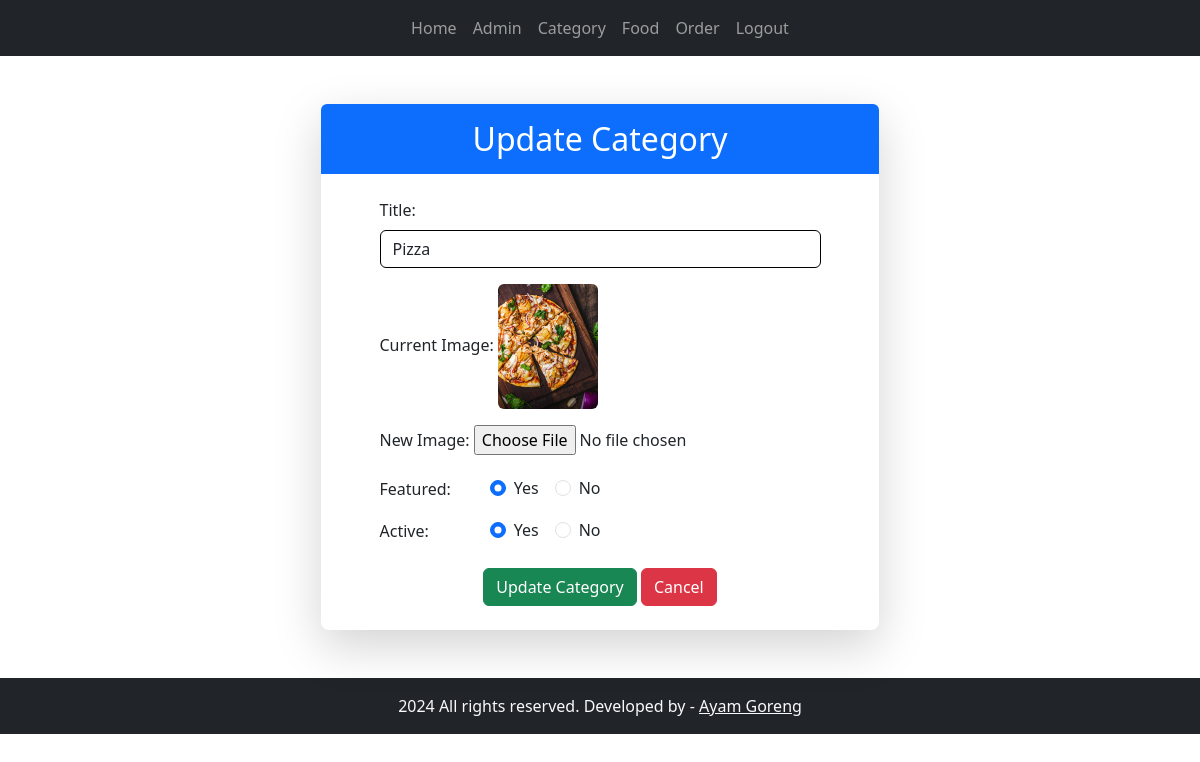
The page /admin/update-category.php?id=21 (signed in) on the database its author committed.
### tables this page shows
CREATE TABLE `tbl_category` (
  `id` int(10) UNSIGNED NOT NULL,
  `title` varchar(100) NOT NULL,
  `image_name` varchar(255) NOT NULL,
  `featured` varchar(10) NOT NULL,
  `active` varchar(10) NOT NULL
);

### admin/update-category.php (the view, shortened to what this page needs)
<?php include "./partials/menu.php" ?>
<main class="bg-secondary-emphasis d-flex justify-content-center align-items-center">
  <div class="container row py-5">
    <div class="pb-4 col-12 col-sm-10 col-lg-8 col-xl-6 mx-auto rounded-3 shadow-lg px-0">
      <h2 class="text-center mb-4 py-3 bg-primary text-white rounded-top">Update Category</h1>
        <?php
        if (isset($_GET['id'])) {
          $id = $_GET['id'];
          $sql = "SELECT * FROM tbl_category WHERE id = $id";
          $res = mysqli_query($conn, $sql);
          $count = mysqli_num_rows($res);
          if ($count == 1) {
            $row = mysqli_fetch_assoc($res);
            $title = $row['title'];
            $current_image = $row['image_name'];
            $featured = $row['featured'];
            $active = $row['active'];
          } else {
            $_SESSION['no-category-found'] = "<div class='alert text-center fs-5 mt-4 alert-danger'>Category not found!</div>";
            header("location:" . SITEURL . "admin/manage-category.php");
          }
        } else {
          header("location:" . SITEURL . "admin/manage-category.php");
        }
        ?>
        <form action="" method="post" enctype="multipart/form-data">
          <div class="container">
            <div class="row justify-content-center mb-3">
              <div class="col-12 col-md-10">
                <div class="form-group">
                  <label for="title" class="mb-2">Title:</label>
                  <input type="text" class="form-control border border-black" id=" title" name="title" value="<?php echo $title ?>">
                </div>
              </div>
            </div>
            <div class="row justify-content-center mb-3">
              <div class="col-12 col-md-10">
                <div class="form-group">
                  <label for="current_image">Current Image:</label>
                  <?php if ($current_image != "") : ?>
                    <img src="<?php echo SITEURL ?>images/category/<?php echo $current_image ?>" class="rounded" alt="Image" width="100">
                  <?php else : ?>
                    <div class="error">Image not added!</div>
                  <?php endif; ?>
                </div>
              </div>
            </div>
            <div class="row justify-content-center mb-3">
              <div class="col-12 col-md-10">
                <div class="form-group">
                  <label for="image" class="mb-2">New Image:</label>
                  <input type="file" class="form-control-file" id="image" name="image">
                </div>
              </div>
            </div>
            <div class="row justify-content-center mb-3">
              <div class="col-12 col-md-10">
                <div class="form-group d-flex align-items-center justify-content-start">
                  <label class="w-25">Featured:</label>
                  <div class="form-check form-check-inline">
                    <input class="form-check-input" type="radio" name="featured" id="featuredYes" value="Yes" <?php if ($featured == "Yes") echo "checked" ?>>
                    <label class="form-check-label" for="featuredYes">Yes</label>
                  </div>
                  <div class="form-check form-check-inline">
                    <input class="form-check-input" type="radio" name="featured" id="featuredNo" value="No" <?php if ($featured == "No") echo "checked" ?>>
                    <label class="form-check-label" for="featuredNo">No</label>
                  </div>
                </div>
              </div>
            </div>
            <div class="row justify-content-center mb-4">
              <div class="col-12 col-md-10">
                <div class="form-group d-flex align-items-center justify-content-start">
                  <label class="w-25">Active:</label>
                  <div class="form-check form-check-inline">
                    <input class="form-check-input" type="radio" name="active" id="activeYes" value="Yes" <?php if ($active == "Yes") echo "checked" ?>>
                    <label class="form-check-label" for="activeYes">Yes</label>
                  </div>
                  <div class="form-check form-check-inline">
                    <input class="form-check-input" type="radio" name="active" id="activeNo" value="No" <?php if ($active == "No") echo "checked" ?>>
                    <label class="form-check-label" for="activeNo">No</label>
                  </div>
                </div>
              </div>
            </div>
            <div class="row justify-content-center">
              <div class="col-12 col-md-10">
                <div class="text-center">
                  <input type="submit" class="btn btn-success" value="Update Category" name="submit">
                  <a href="<?php SITEURL ?> manage-category.php" class="btn btn-danger ">Cancel</a>
                </div>
              </div>
            </div>
          </div>
        </form>
    </div>
  </div>
</main>
<?php include "./partials/footer.php" ?>

### rows shown on the page
tbl_category: title "Pizza", image_name (picture), featured "☑ Yes", featured "☐ No", active "☑ Yes", active "☐ No"
